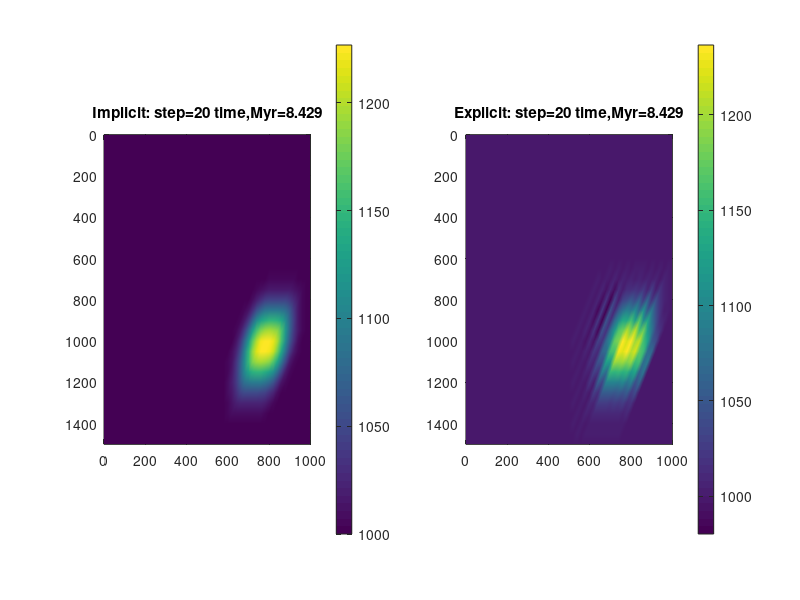

MATLAB code for this plot:
% Solution of 2D Eulerian temperature equation 
% with advective terms on a regular grid 
% for a moving medium with constant conductivity;
% using of upwind differences for advection of temperature;
% comparison of implicit and explicit method

% Clean all variables
clear all;
% Clear all figures
clf;
% Numerical model parameters
% Boundary conditions = constant temperature
% setup correspond to a squre temperature wave
xsize=1000000; % Horizontal
ysize=1500000; % Vertical

% Numbers of nodes
xnum=51; % Horizontal
ynum=31; % Vertical
% Grid step
xstp=xsize/(xnum-1); % Horizontal
ystp=ysize/(ynum-1); % Vertical
tnum=20; % number of timesteps

% Material properties
k=3; % Thermal conductivity, W/m/K
cp=1000; % Heat capacity, J/kg/K
rho=3300; % Density, kg/m^3
kappa=k/rho/cp; % Thermal diffusivity, m^2/s

% Material advection velocity
vx=1e-9; % Horizontal velocity, m/s
vy=1e-9; % Vertical velocity, m/s

% Making vectors for nodal points positions (basic nodes)
x=0:xstp:xsize; % Horizontal
y=0:ystp:ysize; % Vertical

% Timestep
dtexp=min(xstp,ystp)^2/3/kappa; % Limitation for explicit timestep
if(vx~=0)
    dtexp=min(dtexp,abs(xstp/vx)); % Limitation for horizontal advection timestep
end
if(vy~=0)
    dtexp=min(dtexp,abs(ystp/vy)); % Limitation for vertical advection timestep
end
dt=0.7*dtexp; % Timestep, s


% Define initial temperature profile
tback=1000; % background temperature, K
twave=1300; % temperature wave, K
% Creatiing arrays
t0exp=tback*ones(ynum,xnum); % for explicit solving 
t0imp=tback*ones(ynum,xnum); % for implicit solving
for i=1:1:ynum
    for j=1:1:xnum
        % Temperature wave
        if(y(i)>ysize*0.4 && y(i)<ysize*0.6 && x(j)>xsize*0.4 && x(j)<xsize*0.6) 
            t0exp(i,j)=twave; % for explicit solving
            t0imp(i,j)=twave; % for implicit solving
        end
    end
end


% Time cycle
timesum=0; % Elapsed time
for t=1:1:tnum

    % Matrix of coefficients initialization for implicit solving
    L=sparse(xnum*ynum,xnum*ynum);
    % Vector of right part initialization for implicit solving
    R=zeros(xnum*ynum,1);
    
    % Implicit solving of 2D temperature equation:
    % dT/dt+vx*dT/dx+vy*dT/dy=kappa*(d2T/dx2+d2T/dy2)
    % Composing matrix of coefficients L()
    % and vector (column) of right parts R()
    % Process all grid points
    for i=1:1:ynum
        for j=1:1:xnum
            % Global index
            k=(j-1)*ynum+i;
            % Boundary nodes
            if(i==1 || i==ynum || j==1 || j==xnum)
                % Upper boundary
                if(i==1)
                    % Constant temperature: T(i,j)=tback
                    L(k,k)=1;
                    R(k,1)=tback;
%                     % Insulating boundary: T(i,j)=T(i+1,j)
%                     L(k,k)=1;
%                     L(k,k+1)=-1;
%                     R(k,1)=0;                    
                end
                % Lower boundary
                if(i==ynum)
                    % Constant temperature: T(i,j)=tback
                    L(k,k)=1;
                    R(k,1)=tback;
%                     % Insulating boundary: T(i,j)=T(i-1,j)
%                     L(k,k)=1;
%                     L(k,k-1)=-1;
%                     R(k,1)=0;                    
                end
                % Left boundary
                if(j==1 && i>1 && i<ynum)
                    % Constant temperature: T(i,j)=tback
                    L(k,k)=1;
                    R(k,1)=tback;
%                     % Insulating boundary: T(i,j)=T(i,j+1)
%                     L(k,k)=1;
%                     L(k,k+ynum)=-1;
%                     R(k,1)=0;                    
                end
                % Right boundary
                if(j==xnum && i>1 && i<ynum)
                    % Constant temperature: T(i,j)=tback
                    L(k,k)=1;
                    R(k,1)=tback;
%                     % Insulating boundary: T(i,j)=T(i,j-1)
%                     L(k,k)=1;
%                     L(k,k-ynum)=-1;
%                     R(k,1)=0;                    
                end
            % Internal nodes
            else
                % dT/dt+vx*dT/dx+vy*dT/dy=kappa*(d2T/dx2+d2T/dy2)
                % Tnew(i)/dt-kappa*(Tnew(i,j-1)-2*Tnew(i,j)+Tnew(i,j+1))/dx^2-
                % -kappa*(Tnew(i-1,j)-2*Tnew(i,j)+Tnew(i+1,j))/dy^2=
                % =Told(i,j)/dt-vx*dT/dx-vy*dT/dy
                L(k,k-ynum)=-kappa/xstp^2; % coefficient for T(i,j-1)
                L(k,k+ynum)=-kappa/xstp^2; % coefficient for T(i,j+1)
                L(k,k-1)=-kappa/ystp^2; % coefficient for T(i-1,j)
                L(k,k+1)=-kappa/ystp^2; % coefficient for T(i+1,j)
                L(k,k)=1/dt+2*kappa/xstp^2+2*kappa/ystp^2; % coefficient for T(i,j)
                % Right part
                R(k,1)=t0imp(i,j)/dt;
                % Add advective terms to the right part using upwind differences
                % -vx*dT/dx
                if (vx>0)
                    R(k,1)=R(k,1)-vx*(t0imp(i,j)-t0imp(i,j-1))/xstp;
                else
                    R(k,1)=R(k,1)-vx*(t0imp(i,j+1)-t0imp(i,j))/xstp;
                end
                % -vy*dT/dy
                if (vy>0)
                    R(k,1)=R(k,1)-vy*(t0imp(i,j)-t0imp(i-1,j))/ystp;
                else
                    R(k,1)=R(k,1)-vy*(t0imp(i+1,j)-t0imp(i,j))/ystp;
                end
            end
        end
    end
    % Obtaining solution
    S=L\R;
    % Reloading solution to the new temperature array
    for i=1:1:ynum
        for j=1:1:xnum
            % Global index
            k=(j-1)*ynum+i;
            % Reload solution
            t1imp(i,j)=S(k);
        end
    end
    
    

    % Explicit solving of 2D temperature equation:
    % dT/dt=kappa*(d2T/dx2+d2T/dy2)
    % Process internal grid points
    for i=2:1:ynum-1
        for j=2:1:xnum-1
            % dT/dt+vx*dT/dx+vy*dT/dy=kappa*(d2T/dx2+d2T/dy2)
            % Compute advective terms using upwind differences
            % -vx*dT/dx
            if (vx>0)
                vxdtdx=vx*(t0exp(i,j)-t0exp(i,j-1))/xstp;
            else
                vxdtdx=vx*(t0exp(i,j+1)-t0exp(i,j))/xstp;
            end
            % -vy*dT/dy
            if (vy>0)
                vydtdy=vy*(t0exp(i,j)-t0exp(i-1,j))/ystp;
            else
                vydtdy=vy*(t0exp(i+1,j)-t0exp(i,j))/ystp;
            end

            % Tnew(i,j)=dt*kappa((Told(i,j-1)-2*Told(i,j)+Told(i,j+1))/dx^2
            % +(Told(i-1,j)-2*Told(i,j)+Told(i+1,j))/dy^2)+Told(i,j)-
            % -dt*(vx*dT/dx+vy*dT/dy)
            t1exp(i,j)=dt*kappa*((t0exp(i,j-1)-2*t0exp(i,j)+t0exp(i,j+1))/xstp^2+(t0exp(i-1,j)-2*t0exp(i,j)+t0exp(i+1,j))/ystp^2)+t0exp(i,j)-dt*(vxdtdx+vydtdy);
        end
    end
    % External points
    % Upper boundary
    % Constant temperature: T(1,j)=tback
    t1exp(1,:)=tback;
%     % Insulating boundary: T(1,j)=T(2,j)
%     t1exp(1,:)=t1exp(2,:);
    % Lower boundary
    % Constant temperature: T(ynum,j)=tback
    t1exp(ynum,:)=tback;
%     % Insulating boundary: T(ynum,j)=T(ynum-1,j)
%     t1exp(ynum,:)=t1exp(ynum-1,:);
    % Left boundary
    % Constant temperature: T(i,1)=tback
    t1exp(2:1:ynum-1,1)=tback;
%     % Insulating boundary: T(i,1)=T(i,2)
%     t1exp(2:1:ynum-1,1)=t1exp(2:1:ynum-1,2);
    % Right boundary
    % Constant temperature: T(i,xnum)=tback
    t1exp(2:1:ynum-1,xnum)=tback;
%     % Insulating boundary: T(i,xnum)=T(i,xnum-1)
%     t1exp(2:1:ynum-1,xnum)=t1exp(2:1:ynum-1,xnum-1);
    
      
    % Open figure
    figure(1);
    % Plotting implicit solution
    subplot(1,2,1);
    pcolor(x/1000,y/1000,t1imp);
    shading interp;
    colorbar;
    axis ij image;
%     caxis([tback-100 twave+100]);
    title(['Implicit: step=',num2str(t),' time,Myr=',num2str(timesum/(1e+6*365.25*24*3600))]);
    % Plotting explicit solution
    subplot(1,2,2);
    pcolor(x/1000,y/1000,t1exp);
    shading interp;
    colorbar;
    axis ij image;
%     caxis([tback-100 twave+100]);
    title(['Explicit: step=',num2str(t),' time,Myr=',num2str(timesum/(1e+6*365.25*24*3600))]);
    
    % Stop for .1 second
    pause(.1);
    
    % Add time counter
    timesum=timesum+dt;
    % Reassign temperature profiles for the next step
    t0exp=t1exp;
    t0imp=t1imp;
end